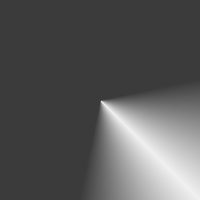
Frame 1 (no input)
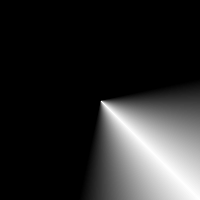
Frame 60 (the mouse pressed at the canvas centre just before this capture)
Frame 120 (the mouse held since frame 60 and released just before this capture): identical to frame 60, image omitted

The Processing sketch that drew these frames (run headless with seeded random() and noise(); from frame 60 on, the mouse is pressed at the canvas centre):

// Processing sketch: sketch_151008c
// ── sketch_151008c.pde
PVector v1, v2;
int value = 0;


void setup() {
  size(200, 200);
  //noLoop();
  v1 = new PVector(100, 100);
  v2 = new PVector(150, 150);
}


void draw() {


  for (int i =0; i<=width; i++)
  {
    for (int j=0; j<=height; j++)
    {
      float xD1=v2.x - v1.x;
      float yD1=v2.y - v1.y;
      float xD2=i - v1.x;
      float yD2=j - v1.y;
      float len1=sqrt(xD1*xD1+yD1*yD1);
      float len2=sqrt(xD2*xD2+yD2*yD2);
      float dot=(xD2*xD1+yD2*yD1); // dot product
      float deg=acos(dot/(len1*len2));
      
      float bb = cos(deg);
      float degg= degrees(bb);
      //print(deg +"\t");
  
      if ((abs(deg)<=1) && (abs(deg)>=0)) 
      {
        stroke(255);
        stroke(255*(1-abs(deg)));
      }
      else 
        stroke(0);
     
      point(i, j);
    }
  }
}


void mousePressed() 
{


  if (value == 0) 
  {
    v1.x=mouseX;
    v1.y=  mouseY;
    println("v1:"+ v1.x, v1.y);
    value=255;
  } else
  {
    v2.x=mouseX;
    v2.y=  mouseY;
    println("v2:"+v2.x, v2.y);
    value=0;
  }
}
